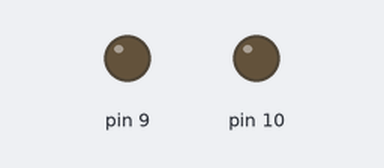
A sketch run on a simulated Arduino Uno, built with avr-gcc and run on an emulated ATmega328P. On the bench: output pins drawn as LEDs (lit = HIGH).

Above: at 0.24 s.
Timing chart, 0 to 0.4 s (numbered marks = the images above):
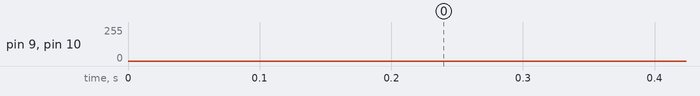

The sketch:

main.ino
```cpp
#include <Arduino.h>
#include <avr/interrupt.h>
#include <math.h>

// Arduino Uno / ATmega328P, 16 MHz
// PWM outputs: D9 (OC1A), D10 (OC1B)
// PWM frequency: 20 kHz
// Reference sine frequency: 50 Hz
// 200 sine samples, updated at 10 kHz

#define PWM_TOP       799
#define TABLE_SIZE    200
#define MODULATION    0.90

uint16_t sineA[TABLE_SIZE];
uint16_t sineB[TABLE_SIZE];

volatile uint16_t tableIndex = 0;
volatile uint8_t updateDivider = 0;

void setup() {
  pinMode(9, OUTPUT);
  pinMode(10, OUTPUT);

  // Generate the sine reference values before enabling interrupts.
  // Keep the duty cycle away from 0% and 100%.
  for (uint16_t i = 0; i < TABLE_SIZE; i++) {
    float angle = 2.0f * PI * i / TABLE_SIZE;
    float s = sin(angle);

    sineA[i] = (uint16_t)(
      PWM_TOP * (0.5f + 0.5f * MODULATION * s)
    );

    sineB[i] = (uint16_t)(
      PWM_TOP * (0.5f - 0.5f * MODULATION * s)
    );
  }

  cli();

  // Stop and configure Timer1.
  TCCR1A = 0;
  TCCR1B = 0;
  TCNT1 = 0;

  // Fast PWM mode 14: TOP = ICR1.
  ICR1 = PWM_TOP;

  // Initial duty values.
  OCR1A = PWM_TOP / 2;
  OCR1B = PWM_TOP / 2;

  // Non-inverting PWM on OC1A (D9) and OC1B (D10).
  TCCR1A =
      (1 << COM1A1) |
      (1 << COM1B1) |
      (1 << WGM11);

  // Mode 14, clock prescaler = 1.
  TCCR1B =
      (1 << WGM13) |
      (1 << WGM12) |
      (1 << CS10);

  // Interrupt at each Timer1 overflow / PWM cycle.
  TIMSK1 |= (1 << TOIE1);

  sei();
}

ISR(TIMER1_OVF_vect) {
  // Update the sine reference every 2 PWM cycles.
  // 20,000 / 2 = 10,000 updates per second.
  // 10,000 / 200 samples = 50 Hz.
  updateDivider++;

  if (updateDivider >= 2) {
    updateDivider = 0;

    OCR1A = sineA[tableIndex];
    OCR1B = sineB[tableIndex];

    tableIndex++;

    if (tableIndex >= TABLE_SIZE) {
      tableIndex = 0;
    }
  }
}

void loop() {
  // Timer1 generates PWM independently.
  // Keep other code non-blocking.
}
```
